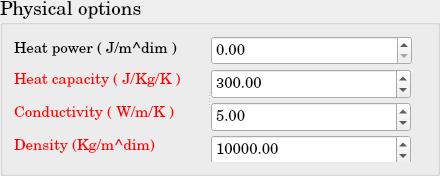
     <widget class="QGroupBox" name="DEq_OptionsPhysique">
      <property name="minimumSize">
       <size>
        <width>440</width>
        <height>176</height>
       </size>
      </property>
      <property name="maximumSize">
       <size>
        <width>440</width>
        <height>176</height>
       </size>
      </property>
      <property name="font">
       <font>
        <family>Century Schoolbook L</family>
        <pointsize>14</pointsize>
        <weight>50</weight>
        <bold>false</bold>
       </font>
      </property>
      <property name="title">
       <string>Physical options</string>
      </property>
      <layout class="QGridLayout" name="gridLayout_2">
       <item row="0" column="0">
        <widget class="QSplitter" name="splitter_8">
         <property name="orientation">
          <enum>Qt::Horizontal</enum>
         </property>
         <widget class="QWidget" name="layoutWidget">
          <layout class="QVBoxLayout" name="verticalLayout_12">
           <item>
            <widget class="QLabel" name="DEq_HeatSource">
             <property name="maximumSize">
              <size>
               <width>180</width>
               <height>30</height>
              </size>
             </property>
             <property name="font">
              <font>
               <pointsize>11</pointsize>
              </font>
             </property>
             <property name="text">
              <string>Heat power ( J/m^dim )</string>
             </property>
            </widget>
           </item>
           <item>
            <widget class="QLabel" name="DEq_HeatCapacity">
             <property name="maximumSize">
              <size>
               <width>180</width>
               <height>30</height>
              </size>
             </property>
             <property name="font">
              <font>
               <pointsize>11</pointsize>
              </font>
             </property>
             <property name="text">
              <string>&lt;html&gt;&lt;head/&gt;&lt;body&gt;&lt;p&gt;&lt;span style=&quot; color:#ff0000;&quot;&gt;Heat capacity  ( J/Kg/K )&lt;/span&gt;&lt;/p&gt;&lt;/body&gt;&lt;/html&gt;</string>
             </property>
            </widget>
           </item>
           <item>
            <widget class="QLabel" name="DEq_Conductivity">
             <property name="maximumSize">
              <size>
               <width>180</width>
               <height>30</height>
              </size>
             </property>
             <property name="font">
              <font>
               <pointsize>11</pointsize>
              </font>
             </property>
             <property name="text">
              <string>&lt;html&gt;&lt;head/&gt;&lt;body&gt;&lt;p&gt;&lt;span style=&quot; color:#ff0000;&quot;&gt;Conductivity  ( W/m/K )&lt;/span&gt;&lt;/p&gt;&lt;/body&gt;&lt;/html&gt;</string>
             </property>
            </widget>
           </item>
           <item>
            <widget class="QLabel" name="DEq_Density">
             <property name="minimumSize">
              <size>
               <width>179</width>
               <height>29</height>
              </size>
             </property>
             <property name="maximumSize">
              <size>
               <width>181</width>
               <height>31</height>
              </size>
             </property>
             <property name="font">
              <font>
               <pointsize>11</pointsize>
              </font>
             </property>
             <property name="text">
              <string>&lt;html&gt;&lt;head/&gt;&lt;body&gt;&lt;p&gt;&lt;span style=&quot; color:#ff0000;&quot;&gt;Density (Kg/m^dim)&lt;/span&gt;&lt;/p&gt;&lt;/body&gt;&lt;/html&gt;</string>
             </property>
            </widget>
           </item>
          </layout>
         </widget>
         <widget class="QWidget" name="layoutWidget">
          <layout class="QVBoxLayout" name="verticalLayout_8">
           <item>
            <widget class="QDoubleSpinBox" name="DEq_HeatSource_doubleSpinBox">
             <property name="minimumSize">
              <size>
               <width>199</width>
               <height>29</height>
              </size>
             </property>
             <property name="maximumSize">
              <size>
               <width>201</width>
               <height>31</height>
              </size>
             </property>
             <property name="font">
              <font>
               <pointsize>11</pointsize>
              </font>
             </property>
             <property name="maximum">
              <double>999999999.990000009536743</double>
             </property>
            </widget>
           </item>
           <item>
            <widget class="QDoubleSpinBox" name="DEq_Viscosity_doubleSpinBox">
             <property name="minimumSize">
              <size>
               <width>199</width>
               <height>30</height>
              </size>
             </property>
             <property name="maximumSize">
              <size>
               <width>200</width>
               <height>30</height>
              </size>
             </property>
             <property name="font">
              <font>
               <pointsize>11</pointsize>
              </font>
             </property>
             <property name="minimum">
              <double>0.000000000000000</double>
             </property>
             <property name="maximum">
              <double>999999999.990000009536743</double>
             </property>
             <property name="value">
              <double>300.000000000000000</double>
             </property>
            </widget>
           </item>
           <item>
            <widget class="QDoubleSpinBox" name="DEq_Conductivity_doubleSpinBox">
             <property name="minimumSize">
              <size>
               <width>200</width>
               <height>30</height>
              </size>
             </property>
             <property name="maximumSize">
              <size>
               <width>200</width>
               <height>30</height>
              </size>
             </property>
             <property name="font">
              <font>
               <pointsize>11</pointsize>
              </font>
             </property>
             <property name="maximum">
              <double>999999999.990000009536743</double>
             </property>
             <property name="value">
              <double>5.000000000000000</double>
             </property>
            </widget>
           </item>
           <item>
            <widget class="QDoubleSpinBox" name="DEq_Density_doubleSpinBox">
             <property name="minimumSize">
              <size>
               <width>200</width>
               <height>30</height>
              </size>
             </property>
             <property name="maximumSize">
              <size>
               <width>200</width>
               <height>30</height>
              </size>
             </property>
             <property name="font">
              <font>
               <pointsize>11</pointsize>
              </font>
             </property>
             <property name="minimum">
              <double>0.100000000000000</double>
             </property>
             <property name="maximum">
              <double>1000000000.000000000000000</double>
             </property>
             <property name="value">
              <double>10000.000000000000000</double>
             </property>
            </widget>
           </item>
          </layout>
         </widget>
        </widget>
       </item>
      </layout>
     </widget>
